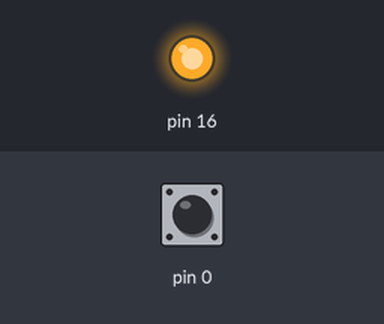
Bench run of a sketch on a simulated Arduino Uno, built with avr-gcc and run on an emulated ATmega328P. On the bench: output pins drawn as LEDs (lit = HIGH). The test bench sets the inputs (shaded band); at power-on: pin 0 HIGH.

Above: at 1.2 s.
1.3 s: pin 0 pulled LOW for 0.15 s
At 1.37 s:
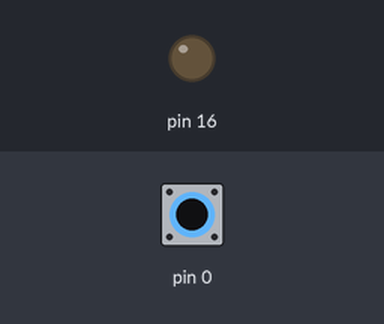
2.9 s: pin 0 pulled LOW for 3.2 s
At 7.1 s:
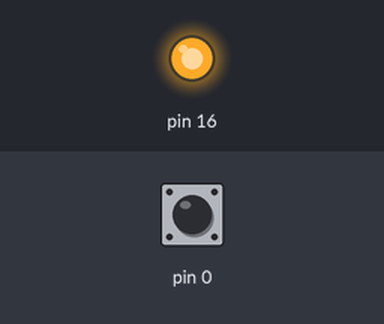
Timing chart, 0 to 8.6 s (numbered marks = the images above; inputs shaded):
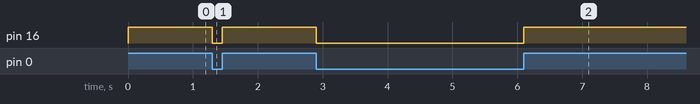

Measured:
- after the input at 1.3 s, pin 16: HIGH → LOW at once, → HIGH 0.15 s later
- after the input at 2.9 s, pin 16: HIGH → LOW at once, → HIGH 3.2 s later

The sketch:

BAITAP1_IOT__.ino
```cpp
void setup()
{
  pinMode(0, INPUT_PULLUP);
  pinMode(16, OUTPUT);
  digitalWrite(16, 1);

}

void loop()
{
  while (digitalRead(0) == 0)
    digitalWrite(16, 0);
  digitalWrite(16, 1);
}
```
